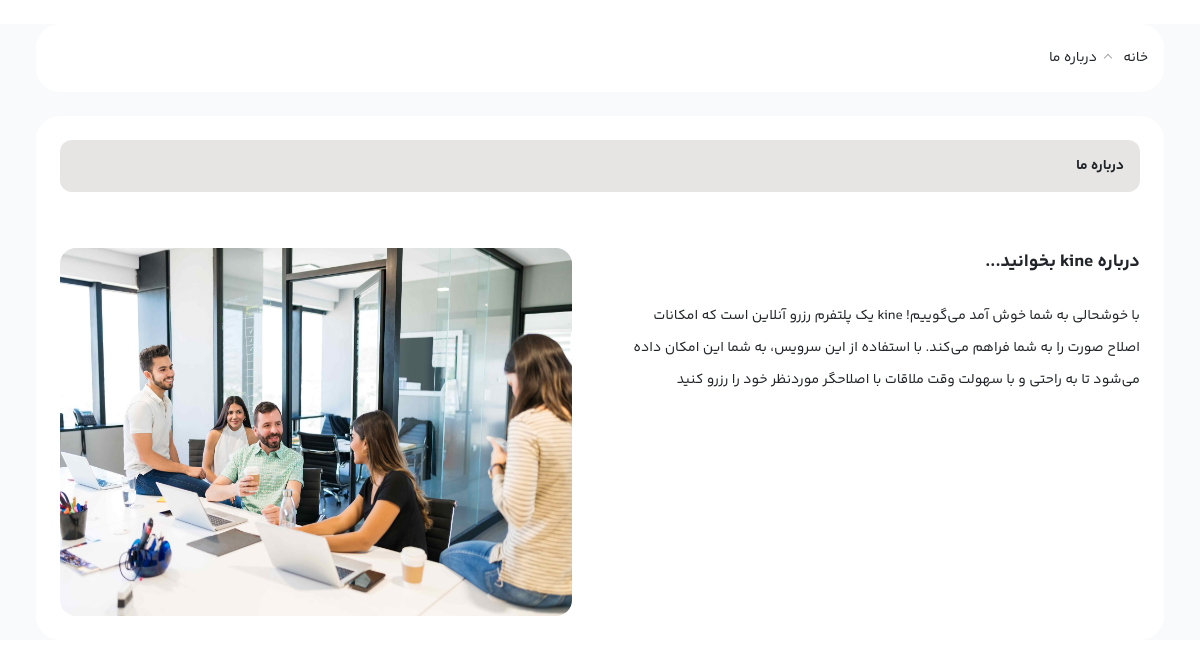
The page /about-us/ on the database its author committed.
### sites/models.py (models this page shows, shortened)
class AboutUs(CreateAt, UpdateAt):
    title = models.CharField(_("title"), max_length=200)
    image = models.ImageField(_("image"), upload_to='about-us/%Y/%M/%d', blank=True, null=True)
    description = models.TextField()
    is_active = models.BooleanField(_("is active"), default=True)
    class Meta:
        db_table = 'about-us'
        verbose_name = _("About Us")
        verbose_name_plural = _("About Us")

### sites/views.py (the view)
# urls.py: path('about-us/', AboutUsView.as_view(), name='about_us')
class AboutUsView(ListView):
    model = AboutUs
    template_name = 'sites/about_us.html'
    context_object_name = 'about_us'
    queryset = AboutUs.objects.filter(is_active=True)

### sites/templates/sites/about_us.html (shortened to what this page needs)
{% extends "base/base.html" %}
{% load static %}
{% load render_partial %}
{% block content %}
<section class="px-6 mt-4 mb-8">
    <div class="container mx-auto max-w-screen-xl">
      <div class="bg-white p-3 rounded-3xl mb-4">
        <div class="text-sm breadcrumbs">
          <ul>
            <li><a>خانه</a></li>
            <li>درباره ما</li>
          </ul>
        </div>
      </div>
      <div class="bg-white rounded-3xl p-6">
        <div class="p-3 bg-stone-200 rounded-xl mb-4">
          <h1 class="text-sm font-YekanBakh-Bold">درباره ما</h1>
        </div>
        {% for about in about_us %}
        <div class="grid grid-cols-1 md:grid-cols-2 gap-14 pt-8">
          <div class="leading-8">
            <h2 class="text-lg font-YekanBakh-Bold mb-4">درباره kine بخوانید...</h2>
            <p class='mt-4'>{{ about.description }}</p>
          </div>
          <div>
            <img class="rounded-2xl" src="{{ about.image.url }}" alt="" style="height: 23rem;">
          </div>
        </div>
        {% endfor %}
      </div>
    </div>
  </section>
{% endblock content %}

### rows shown on the page
AboutUs: description "با خوشحالی به شما خوش آمد می‌گوییم! kine یک پلتفرم رزرو آنلاین است که امکانات اصلاح صورت را به شما فراهم می‌کند. با استفاده از این سرویس، به شما این امکان داده می‌شود تا به راحتی و با سهولت وقت ملاقات با اصلاحگر موردنظر خود را رزرو کنید", image (picture)
